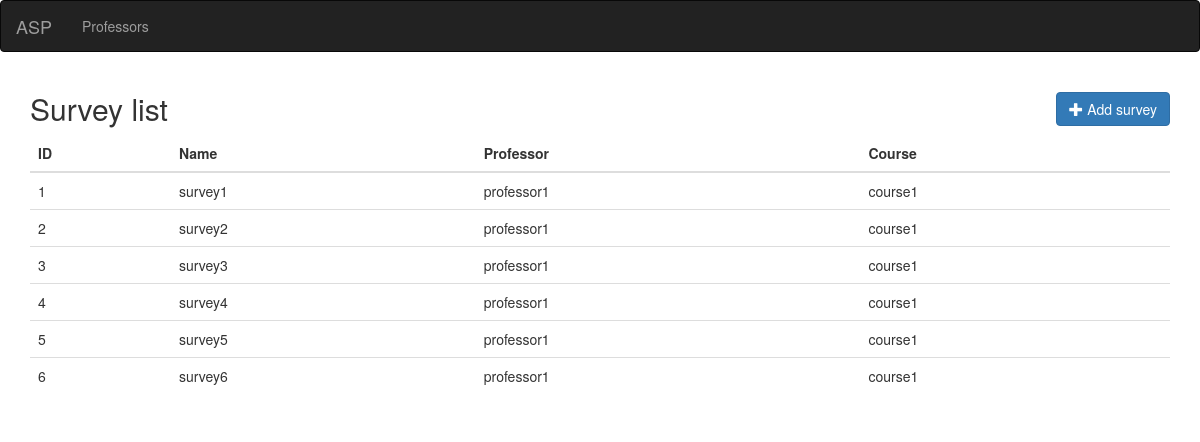
Screenshot of /survey/ with the database file from the repository.
### Survey/models.py (models this page shows, shortened)
class Survey(models.Model):
    name = models.CharField(
        max_length=400,
    )
    description = models.TextField(
        max_length=4000,
    )
    creation_date = models.DateTimeField(
        auto_now_add=True,
    )
    due_date = models.DateTimeField()
    is_active = models.BooleanField(
        default=True,
    )
    professor = models.ForeignKey(
        Professor,
        related_name='surveys',
    )
    educational_year = models.ForeignKey(
        EducationalYear,
        related_name='surveys',
    )
    course = models.ForeignKey(
        Course,
        related_name='surveys',
    )

### Professor/models.py (models this page shows)
class Professor(models.Model):
    user = models.OneToOneField(
        settings.AUTH_USER_MODEL,
        primary_key=True,
        on_delete=models.CASCADE,
    )
    secondary_email = models.EmailField(
        max_length=100,
    )
    courses = models.ManyToManyField(
        Course,
        related_name='professors',
        blank=True,
    )
    def __str__(self):
        return self.user.username

### Home/models.py (models this page shows)
class User(AbstractUser):
    id_number = models.BigIntegerField(
        unique=True,
        verbose_name='ID number',
    )
    name = models.CharField(
        max_length=300,
    )
    email = models.EmailField(
        max_length=254,
        unique=True,
    )
    mobile_number = models.CharField(
        max_length=15,
    )
    is_admin = models.BooleanField(
        default=False,
    )
    is_professor = models.BooleanField(
        default=False,
    )
    is_student = models.BooleanField(
        default=False,
    )

### Course/models.py (models this page shows)
class Course(models.Model):
    name = models.CharField(
        max_length=200,
    )
    code = models.CharField(
        max_length=200,
    )
    department = models.ForeignKey(
        Department,
        on_delete=models.CASCADE,
        related_name='courses',
    )
    academic_year = models.ForeignKey(
        AcademicYear,
        on_delete=models.CASCADE,
        related_name='courses',
    )
    is_active = models.BooleanField(
        default=True,
    )
    def __str__(self):
        return self.name

### Survey/views.py (the view)
class SurveyList(ListView):
    model = Survey

### Survey/templates/Survey/survey_list.html (shortened to what this page needs)
{% extends 'base.html' %}
{% block content %}
    <h2>
    Survey list
    <a href="{% url 'survey:create' %}" class="btn btn-primary pull-right">
      <span class="glyphicon glyphicon-plus"></span> Add survey
    </a>
    </h2>
    <table class="table table-hover">
    <thead>
        <tr>
            <th>ID</th>
            <th>Name</th>
            <th>Professor</th>
            <th>Course</th>
        </tr>
    </thead>
    <tbody data-link="row" class="rowlink">
        {% for survey in survey_list %}
            <td><a href="{% url 'professor:read' survey.id %}">{{ survey.id }}</a></td>
            <td>{{ survey.name }}</td>
            <td>{{ survey.professor }}</td>
            <td>{{ survey.course }}</td>
        {% empty %}
        <tr>
            <td colspan="6" class="text-center">No result</td>
        </tr>
        {% endfor %}
    </tbody>
    </table>
{% endblock %}

### rows the page displays
Survey: id "1", name "survey1", professor "professor1", course "course1"
Survey: id "2", name "survey2", professor "professor1", course "course1"
Survey: id "3", name "survey3", professor "professor1", course "course1"
Survey: id "4", name "survey4", professor "professor1", course "course1"
Survey: id "5", name "survey5", professor "professor1", course "course1"
Survey: id "6", name "survey6", professor "professor1", course "course1"
